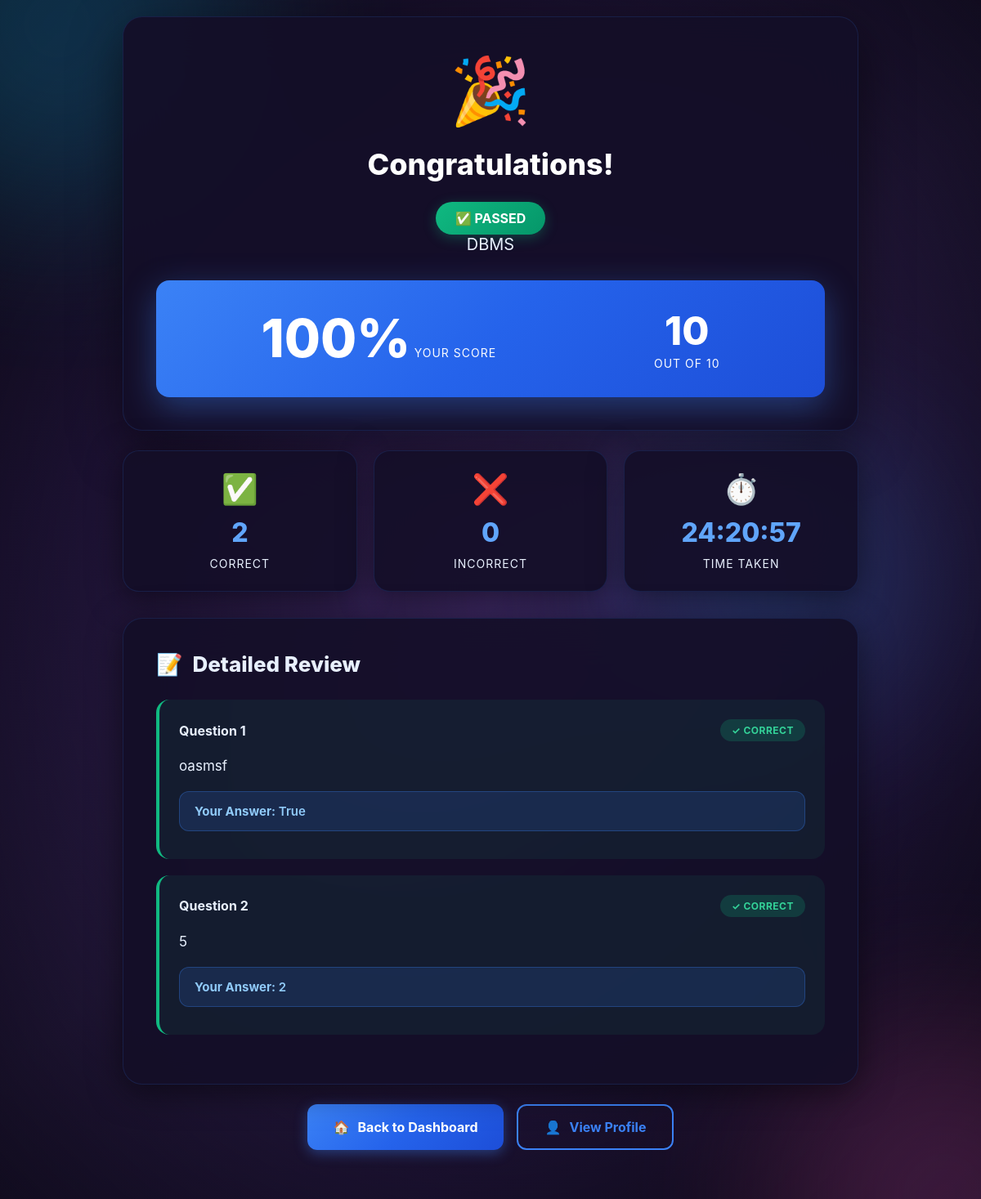
Page /quiz/student/attempt/4/result/ (signed in) on the committed database.
### quiz/models.py (models this page shows, shortened)
class Quiz(models.Model):
    created_by = models.ForeignKey(Teacher, on_delete=models.CASCADE, related_name='quizzes')
    title = models.CharField(max_length=200, db_index=True)
    category = models.CharField(max_length=100, db_index=True, help_text="Subject category")
    description = models.TextField(blank=True)
    DIFFICULTY_CHOICES = [
        ('easy', 'Easy'),
        ('medium', 'Medium'),
        ('hard', 'Hard'),
    ]
    difficulty = models.CharField(max_length=20, choices=DIFFICULTY_CHOICES, default='medium')
    time_limit = models.IntegerField(
        validators=[MinValueValidator(1), MaxValueValidator(300)],
        help_text="Time limit in minutes"
    )
    total_marks = models.IntegerField(
        validators=[MinValueValidator(1)],
        help_text="Total marks for the quiz"
    )
    passing_marks = models.IntegerField(
        validators=[MinValueValidator(0)],
        help_text="Minimum marks to pass",
        null=True,
        blank=True
    )
    STATUS_CHOICES = [
        ('draft', 'Draft'),
        ('active', 'Active'),
        ('archived', 'Archived'),
    ]
    status = models.CharField(max_length=20, choices=STATUS_CHOICES, default='active', db_index=True)
    allow_retake = models.BooleanField(default=True, help_text="Allow students to retake quiz")
    max_attempts = models.IntegerField(
        default=3,
        validators=[MinValueValidator(1), MaxValueValidator(10)],
        help_text="Maximum attempts allowed"
    )
    shuffle_questions = models.BooleanField(default=False, help_text="Randomize question order")
    shuffle_options = models.BooleanField(default=False, help_text="Randomize option order")
    show_correct_answers = models.BooleanField(default=True, help_text="Show correct answers after completion")
    created_at = models.DateTimeField(default=timezone.now, db_index=True)
    updated_at = models.DateTimeField(auto_now=True)
    class Meta:
        verbose_name = 'Quiz'
        verbose_name_plural = 'Quizzes'
        ordering = ['-created_at']
        indexes = [
            models.Index(fields=['-created_at', 'status']),
            models.Index(fields=['category', 'difficulty']),
        ]

class QuizAttempt(models.Model):
    student = models.ForeignKey(User, on_delete=models.CASCADE, related_name='quiz_attempts')
    quiz = models.ForeignKey(Quiz, on_delete=models.CASCADE, related_name='attempts')
    start_time = models.DateTimeField(default=timezone.now, db_index=True)
    end_time = models.DateTimeField(null=True, blank=True)
    time_spent = models.IntegerField(default=0, help_text="Time spent in seconds")
    score = models.IntegerField(null=True, blank=True, help_text="Marks obtained")
    max_score = models.IntegerField(default=0, help_text="Maximum possible marks for this attempt")
    total_marks = models.IntegerField(default=0, help_text="Total marks for this attempt (deprecated, use max_score)")
    percentage = models.FloatField(
        null=True,
        blank=True,
        validators=[MinValueValidator(0), MaxValueValidator(100)]
    )
    STATUS_CHOICES = [
        ('in_progress', 'In Progress'),
        ('completed', 'Completed'),
        ('abandoned', 'Abandoned'),
    ]
    status = models.CharField(max_length=20, choices=STATUS_CHOICES, default='in_progress', db_index=True)
    correct_answers = models.IntegerField(default=0)
    incorrect_answers = models.IntegerField(default=0)
    unanswered = models.IntegerField(default=0)
    passed = models.BooleanField(null=True, blank=True)
    ip_address = models.GenericIPAddressField(null=True, blank=True)
    user_agent = models.CharField(max_length=255, blank=True)
    created_at = models.DateTimeField(default=timezone.now)
    updated_at = models.DateTimeField(auto_now=True)
    class Meta:
        verbose_name = 'Quiz Attempt'
        verbose_name_plural = 'Quiz Attempts'
        ordering = ['-start_time']
        indexes = [
            models.Index(fields=['-start_time', 'status']),
            models.Index(fields=['student', 'quiz']),
        ]
    @property
    def time_spent_formatted(self):
        hours, remainder = divmod(self.time_spent, 3600)
        minutes, seconds = divmod(remainder, 60)
        return f"{hours:02d}:{minutes:02d}:{seconds:02d}"

class StudentAnswer(models.Model):
    attempt = models.ForeignKey(QuizAttempt, on_delete=models.CASCADE, related_name='answers')
    question = models.ForeignKey(Question, on_delete=models.CASCADE)
    selected_option = models.ForeignKey(
        Option,
        on_delete=models.SET_NULL,
        null=True,
        blank=True,
        help_text="Selected option (new approach)"
    )
    selected_option_index = models.IntegerField(
        default=0,
        validators=[MinValueValidator(0), MaxValueValidator(3)],
        help_text="Selected option index (0-3) - deprecated"
    )
    is_correct = models.BooleanField(default=False)
    is_flagged = models.BooleanField(default=False, help_text="Question flagged for review")
    time_taken = models.IntegerField(default=0, help_text="Time taken to answer in seconds")
    created_at = models.DateTimeField(default=timezone.now)
    class Meta:
        verbose_name = 'Student Answer'
        verbose_name_plural = 'Student Answers'
        unique_together = ['attempt', 'question']
        indexes = [
            models.Index(fields=['attempt', 'question']),
        ]

class Question(models.Model):
    quiz = models.ForeignKey(Quiz, on_delete=models.CASCADE, related_name='questions')
    question_text = models.TextField(help_text="The question to ask")
    QUESTION_TYPE_CHOICES = [
        ('multiple_choice', 'Multiple Choice'),
        ('true_false', 'True/False'),
    ]
    question_type = models.CharField(max_length=20, choices=QUESTION_TYPE_CHOICES, default='multiple_choice')
    marks = models.IntegerField(
        default=1,
        validators=[MinValueValidator(1), MaxValueValidator(100)]
    )
    option_a = models.CharField(max_length=500, blank=True, default='')
    option_b = models.CharField(max_length=500, blank=True, default='')
    option_c = models.CharField(max_length=500, blank=True, default='')
    option_d = models.CharField(max_length=500, blank=True, default='')
    correct_answer = models.IntegerField(
        default=0,
        validators=[MinValueValidator(0), MaxValueValidator(3)],
        help_text="0=Option A, 1=Option B, 2=Option C, 3=Option D"
    )
    explanation = models.TextField(blank=True, help_text="Explanation for the correct answer")
    order = models.IntegerField(default=0, help_text="Display order in quiz")
    created_at = models.DateTimeField(default=timezone.now)
    updated_at = models.DateTimeField(auto_now=True)
    class Meta:
        verbose_name = 'Question'
        verbose_name_plural = 'Questions'
        ordering = ['order', 'id']
        indexes = [
            models.Index(fields=['quiz', 'order']),
        ]

class Option(models.Model):
    question = models.ForeignKey(Question, on_delete=models.CASCADE, related_name='option_set')
    option_text = models.CharField(max_length=500)
    is_correct = models.BooleanField(default=False)
    order = models.IntegerField(default=0)
    created_at = models.DateTimeField(default=timezone.now)
    class Meta:
        verbose_name = 'Option'
        verbose_name_plural = 'Options'
        ordering = ['order', 'id']

### quiz/views.py (the view)
# urls.py: path('student/attempt/<int:attempt_id>/result/', views.quiz_result, name='quiz_result'),
@login_required
def quiz_result(request, attempt_id):
    attempt = get_object_or_404(QuizAttempt, id=attempt_id, student=request.user)
    answers = StudentAnswer.objects.filter(attempt=attempt).select_related('question', 'selected_option').prefetch_related('question__option_set')
    total_questions = answers.count()
    correct_answers = answers.filter(is_correct=True).count()
    context = {'attempt': attempt, 'answers': answers, 'quiz': attempt.quiz, 'total_questions': total_questions, 'correct_answers': correct_answers}
    return render(request, TEMPLATE_STUDENT_QUIZ_RESULT, context)

### Templates/student/quiz_result.html (shortened to what this page needs)
{% load static %}
<!DOCTYPE html>
<html lang="en">
<head>
</head>
<body>
    <div class="video-background">
        <video autoplay muted loop playsinline preload="metadata" aria-label="Background video">
            <source src="{% static 'videos/STUDENT.mp4' %}" type="video/mp4" />
        </video>
    </div>
    <div class="animated-bg">
        <div class="orb orb-2"></div>
    </div>
    <div class="container">
        <div class="header">
            {% if attempt.score >= quiz.passing_marks %}
                <div class="result-icon">🎉</div>
                <h1 class="result-title">Congratulations!</h1>
                <span class="pass-badge">✅ PASSED</span>
            {% else %}
                <div class="result-icon">📊</div>
                <h1 class="result-title">Quiz Completed</h1>
                <span class="fail-badge">❌ NOT PASSED</span>
            {% endif %}
            <p class="quiz-name">{{ quiz.title }}</p>
            <div class="score-card">
                <div class="score-item">
                    <span class="percentage">{{ attempt.percentage|floatformat:0 }}%</span>
                    <span class="score-label">Your Score</span>
                </div>
                <div class="score-item">
                    <span class="score-value">{{ attempt.score }}</span>
                    <span class="score-label">Out of {{ attempt.max_score }}</span>
                </div>
            </div>
        </div>
        <div class="stats-grid">
            <div class="stat-box">
                <div class="stat-icon">✅</div>
                <span class="stat-value">{{ attempt.correct_answers }}</span>
                <span class="stat-label">Correct</span>
            </div>
            <div class="stat-box">
                <div class="stat-icon">❌</div>
                <span class="stat-value">{{ attempt.incorrect_answers }}</span>
                <span class="stat-label">Incorrect</span>
            </div>
            <div class="stat-box">
                <div class="stat-icon">⏱️</div>
                <span class="stat-value">{{ attempt.time_spent_formatted }}</span>
                <span class="stat-label">Time Taken</span>
            </div>
        </div>
        {% if answers %}
        <div class="answers-section">
            <h2 class="section-title">
                <span>📝</span>
                <span>Detailed Review</span>
            </h2>
            {% for answer in answers %}
            <div class="question-card {% if answer.is_correct %}correct{% else %}incorrect{% endif %}">
                <div class="question-header">
                    <span class="question-number">Question {{ forloop.counter }}</span>
                    <span class="question-status {% if answer.is_correct %}status-correct{% else %}status-incorrect{% endif %}">
                        {% if answer.is_correct %}✓ Correct{% else %}✗ Incorrect{% endif %}
                    </span>
                </div>
                <div class="question-text">
                    {{ answer.question.question_text }}
                </div>
                <div class="answer-row your-answer {% if not answer.is_correct %}wrong{% endif %}">
                    <strong>Your Answer:</strong> {{ answer.selected_option.option_text }}
                </div>
            </div>
            {% endfor %}
        </div>
        {% endif %}
        <div class="action-buttons">
            <a href="{% url 'quiz:student_dashboard' %}" class="btn btn-primary">
                <span>🏠</span>
                <span>Back to Dashboard</span>
            </a>
            <a href="{% url 'quiz:student_profile' %}" class="btn btn-secondary">
                <span>👤</span>
                <span>View Profile</span>
            </a>
        </div>
    </div>
</body>
</html>

### rows in the picture
Quiz: title "DBMS"
QuizAttempt: percentage "100", score "10", max_score "10", correct_answers "2", incorrect_answers "0", time_spent_formatted "24:20:57"
StudentAnswer: is_correct "✓ CORRECT", question.question_text "oasmsf", selected_option.option_text "True"
StudentAnswer: is_correct "✓ CORRECT", question.question_text "5", selected_option.option_text "2"
